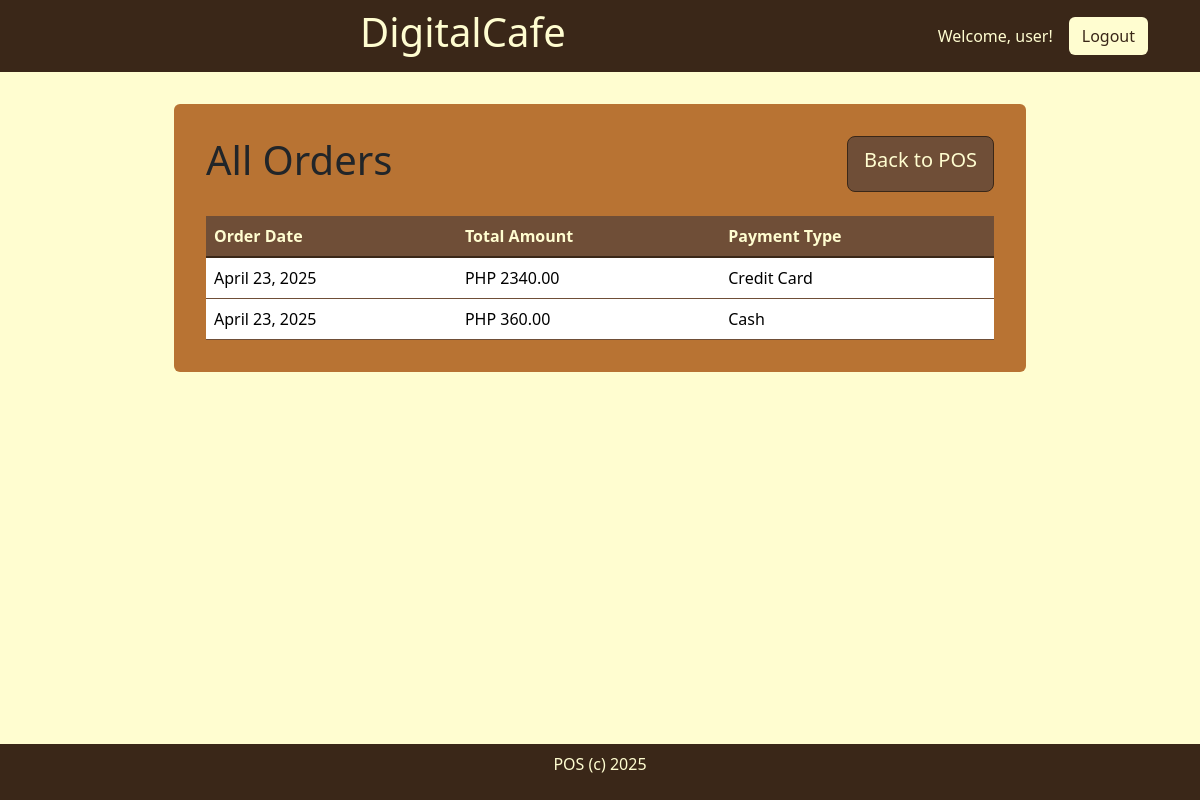
The page /view_orders (signed in) on the database as committed earlier.
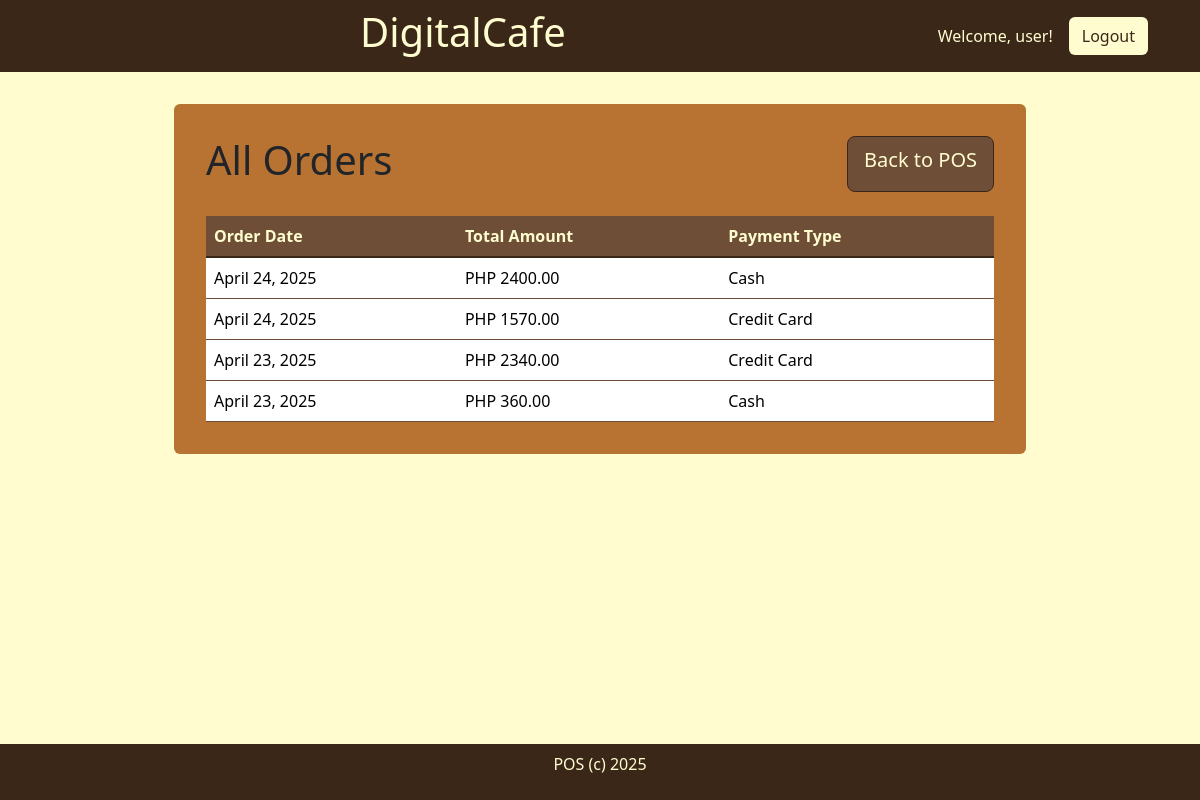
The same page on the database as committed later.
### digitalcafe/models.py (models this page shows, shortened)
class order(models.Model):
    app_label = 'digitalcafe'
    total_amount = models.DecimalField(max_digits=12, decimal_places=2)
    order_date = models.DateField(default=timezone.now)
    class PaymentType(models.TextChoices):
        CASH = '1', ('CASH')
        CARD = '2', ('Credit Card')
    payment_type = models.CharField(
        max_length=1,
        choices=PaymentType.choices,
        default=PaymentType.CASH,
    )
    objects = models.Manager()

### digitalcafe/views.py (the view)
# urls.py: path('view_orders', views.view_orders, name="view_orders"),
@login_required
def view_orders(request):
    orders = order.objects.all().order_by('-pk')
    itemorders = order_item.objects.all()
    return render (request, 'digitalcafe/view_orders.html', {'orders':orders, 'items':itemorders})

### digitalcafe/models.py (called while the page is built)
    def getName(self):
       return self.item_name

### digitalcafe/templates/digitalcafe/view_orders.html (shortened to what this page needs)
{% extends 'digitalcafe/base.html' %}
{% load static %}
{% block content %}
<div class="content">
    <div class="content-head m-4 d-flex justify-content-between">
        <h1>All Orders</h1>
        <a href="{% url 'openpos'%}" class="btn btn-primary btn-lg">Back to POS</a>
    </div>
    <div class="data-content m-4">
        <table class="table table-hover">
            <thead>
              <tr>
                <th scope="col">Order Date</th>
                <th scope="col">Total Amount</th>
                <th scope="col">Payment Type</th>
              </tr>
            </thead>
            <tbody>
              {% for o in orders %}
              <tr class="order-row">
                <td class = "odate">{{o.order_date}}</td>
                <td class = "ototal">PHP {{o.total_amount}}</td>
                {% if o.payment_type == '1' %}
                <td class = "otype">Cash</td>
                {% elif o.payment_type == '2' %}
                <td class = "otype">Credit Card</td>
                {% endif %}
              </tr>
              {% endfor %}
            </tbody>
          </table>
    </div>
</div>
{% endblock content %}

Rows that differ between the two databases and show on the page:
added order: order_date "April 24, 2025", total_amount "2400.00", payment_type "Cash"
added order: order_date "April 24, 2025", total_amount "1570.00", payment_type "Credit Card"
